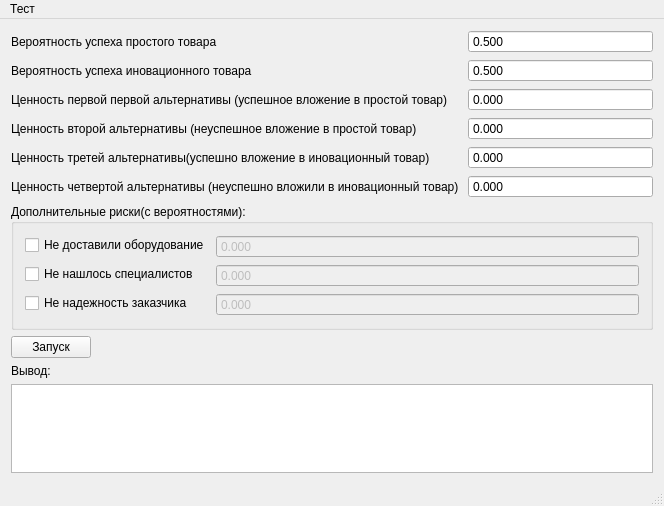
<?xml version="1.0" encoding="UTF-8"?>
<ui version="4.0">
 <class>Invest_z2</class>
 <widget class="QMainWindow" name="Invest_z2">
  <property name="geometry">
   <rect>
    <x>0</x>
    <y>0</y>
    <width>664</width>
    <height>506</height>
   </rect>
  </property>
  <property name="windowTitle">
   <string>Инвестирование средств</string>
  </property>
  <widget class="QWidget" name="centralWidget">
   <layout class="QVBoxLayout" name="verticalLayout">
    <item>
     <layout class="QFormLayout" name="formLayout">
      <item row="0" column="0">
       <widget class="QLabel" name="label_4">
        <property name="text">
         <string>Вероятность успеха простого товара</string>
        </property>
       </widget>
      </item>
      <item row="2" column="0">
       <widget class="QLabel" name="label_8">
        <property name="text">
         <string>Ценность первой первой альтернативы (успешное вложение в простой товар)</string>
        </property>
       </widget>
      </item>
      <item row="3" column="0">
       <widget class="QLabel" name="label_5">
        <property name="text">
         <string>Ценность второй альтернативы (неуспешное вложение в простой товар)</string>
        </property>
       </widget>
      </item>
      <item row="4" column="0">
       <widget class="QLabel" name="label_6">
        <property name="text">
         <string>Ценность третей альтернативы(успешно вложение в иновационный товар)</string>
        </property>
       </widget>
      </item>
      <item row="5" column="0">
       <widget class="QLabel" name="label_7">
        <property name="text">
         <string>Ценность четвертой альтернативы (неуспешно вложили в иновационный товар) </string>
        </property>
       </widget>
      </item>
      <item row="1" column="0">
       <widget class="QLabel" name="label_2">
        <property name="text">
         <string>Вероятность успеха иновационного товара</string>
        </property>
       </widget>
      </item>
      <item row="0" column="1">
       <widget class="QDoubleSpinBox" name="doubleSpinBox">
        <property name="readOnly">
         <bool>true</bool>
        </property>
        <property name="buttonSymbols">
         <enum>QAbstractSpinBox::NoButtons</enum>
        </property>
        <property name="decimals">
         <number>3</number>
        </property>
        <property name="maximum">
         <double>1.000000000000000</double>
        </property>
        <property name="singleStep">
         <double>0.010000000000000</double>
        </property>
        <property name="value">
         <double>0.500000000000000</double>
        </property>
       </widget>
      </item>
      <item row="1" column="1">
       <widget class="QDoubleSpinBox" name="doubleSpinBox_2">
        <property name="readOnly">
         <bool>true</bool>
        </property>
        <property name="buttonSymbols">
         <enum>QAbstractSpinBox::NoButtons</enum>
        </property>
        <property name="decimals">
         <number>3</number>
        </property>
        <property name="maximum">
         <double>1.000000000000000</double>
        </property>
        <property name="singleStep">
         <double>0.010000000000000</double>
        </property>
        <property name="value">
         <double>0.500000000000000</double>
        </property>
       </widget>
      </item>
      <item row="2" column="1">
       <widget class="QDoubleSpinBox" name="doubleSpinBox_3">
        <property name="buttonSymbols">
         <enum>QAbstractSpinBox::NoButtons</enum>
        </property>
        <property name="decimals">
         <number>3</number>
        </property>
        <property name="minimum">
         <double>-999999999.000000000000000</double>
        </property>
        <property name="maximum">
         <double>999999999.000000000000000</double>
        </property>
       </widget>
      </item>
      <item row="3" column="1">
       <widget class="QDoubleSpinBox" name="doubleSpinBox_4">
        <property name="buttonSymbols">
         <enum>QAbstractSpinBox::NoButtons</enum>
        </property>
        <property name="decimals">
         <number>3</number>
        </property>
        <property name="minimum">
         <double>-999999999.000000000000000</double>
        </property>
        <property name="maximum">
         <double>999999999.000000000000000</double>
        </property>
       </widget>
      </item>
      <item row="4" column="1">
       <widget class="QDoubleSpinBox" name="doubleSpinBox_5">
        <property name="buttonSymbols">
         <enum>QAbstractSpinBox::NoButtons</enum>
        </property>
        <property name="decimals">
         <number>3</number>
        </property>
        <property name="minimum">
         <double>-999999999.000000000000000</double>
        </property>
        <property name="maximum">
         <double>999999999.000000000000000</double>
        </property>
       </widget>
      </item>
      <item row="5" column="1">
       <widget class="QDoubleSpinBox" name="doubleSpinBox_6">
        <property name="buttonSymbols">
         <enum>QAbstractSpinBox::NoButtons</enum>
        </property>
        <property name="decimals">
         <number>3</number>
        </property>
        <property name="minimum">
         <double>-999999999.000000000000000</double>
        </property>
        <property name="maximum">
         <double>999999999.000000000000000</double>
        </property>
       </widget>
      </item>
     </layout>
    </item>
    <item>
     <widget class="QGroupBox" name="groupBox">
      <property name="title">
       <string>Дополнительные риски(с вероятностями):</string>
      </property>
      <layout class="QFormLayout" name="formLayout_2">
       <item row="0" column="0">
        <widget class="QCheckBox" name="checkBox">
         <property name="text">
          <string>Не доставили оборудование</string>
         </property>
        </widget>
       </item>
       <item row="1" column="0">
        <widget class="QCheckBox" name="checkBox_2">
         <property name="text">
          <string>Не нашлось специалистов</string>
         </property>
        </widget>
       </item>
       <item row="2" column="0">
        <widget class="QCheckBox" name="checkBox_3">
         <property name="text">
          <string>Не надежность заказчика</string>
         </property>
        </widget>
       </item>
       <item row="0" column="1">
        <widget class="QDoubleSpinBox" name="doubleSpinBox_7">
         <property name="enabled">
          <bool>false</bool>
         </property>
         <property name="buttonSymbols">
          <enum>QAbstractSpinBox::NoButtons</enum>
         </property>
         <property name="decimals">
          <number>3</number>
         </property>
         <property name="maximum">
          <double>1.000000000000000</double>
         </property>
         <property name="singleStep">
          <double>0.010000000000000</double>
         </property>
        </widget>
       </item>
       <item row="1" column="1">
        <widget class="QDoubleSpinBox" name="doubleSpinBox_8">
         <property name="enabled">
          <bool>false</bool>
         </property>
         <property name="buttonSymbols">
          <enum>QAbstractSpinBox::NoButtons</enum>
         </property>
         <property name="decimals">
          <number>3</number>
         </property>
         <property name="maximum">
          <double>1.000000000000000</double>
         </property>
         <property name="singleStep">
          <double>0.010000000000000</double>
         </property>
        </widget>
       </item>
       <item row="2" column="1">
        <widget class="QDoubleSpinBox" name="doubleSpinBox_9">
         <property name="enabled">
          <bool>false</bool>
         </property>
         <property name="buttonSymbols">
          <enum>QAbstractSpinBox::NoButtons</enum>
         </property>
         <property name="decimals">
          <number>3</number>
         </property>
         <property name="maximum">
          <double>1.000000000000000</double>
         </property>
         <property name="singleStep">
          <double>0.010000000000000</double>
         </property>
        </widget>
       </item>
      </layout>
     </widget>
    </item>
    <item>
     <layout class="QHBoxLayout" name="horizontalLayout">
      <item>
       <widget class="QPushButton" name="pushButton">
        <property name="text">
         <string>Запуск</string>
        </property>
       </widget>
      </item>
      <item>
       <spacer name="horizontalSpacer">
        <property name="orientation">
         <enum>Qt::Horizontal</enum>
        </property>
        <property name="sizeHint" stdset="0">
         <size>
          <width>688</width>
          <height>20</height>
         </size>
        </property>
       </spacer>
      </item>
     </layout>
    </item>
    <item>
     <widget class="QLabel" name="label">
      <property name="text">
       <string>Вывод:</string>
      </property>
     </widget>
    </item>
    <item>
     <widget class="QPlainTextEdit" name="plainTextEdit">
      <property name="readOnly">
       <bool>true</bool>
      </property>
     </widget>
    </item>
   </layout>
  </widget>
  <widget class="QMenuBar" name="menuBar">
   <property name="geometry">
    <rect>
     <x>0</x>
     <y>0</y>
     <width>664</width>
     <height>18</height>
    </rect>
   </property>
   <widget class="QMenu" name="test">
    <property name="title">
     <string>Тест</string>
    </property>
    <addaction name="action"/>
    <addaction name="action_2"/>
    <addaction name="action_3"/>
   </widget>
   <addaction name="test"/>
  </widget>
  <widget class="QStatusBar" name="statusBar"/>
  <action name="action">
   <property name="text">
    <string>Подставить первый тест</string>
   </property>
  </action>
  <action name="action_2">
   <property name="text">
    <string>Подставить второй тест</string>
   </property>
  </action>
  <action name="action_3">
   <property name="text">
    <string>Подставить третий тест</string>
   </property>
  </action>
 </widget>
 <layoutdefault spacing="6" margin="11"/>
 <resources/>
 <connections/>
</ui>
